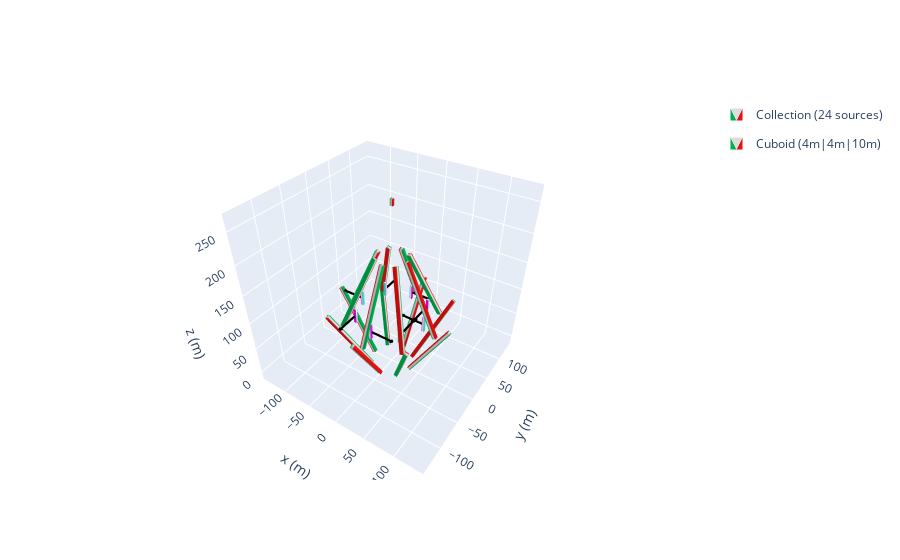

Notebook cell for this chart:
### Code cell
zeeman_prof = magpy.Collection()
j = 30
n = 8
a = 0# distance it circles aroundthe center 
c = 30 #angle of first bar
d =  24#angle of second bar
b = -190# distnace the two section of the array are apart from each other
k = -100 #the first and second magnent are apart
e = 40
l = -5
p= -20# distance the thrid and 4th magnet are apart from each other
m  = -42
mystyle = mstyle = dict(
    mode="color+arrow",
    color=dict(north="magenta", middle="white", south="turquoise"),
    arrow=dict(width=2, color="k")
)
angles = np.linspace(0, 360, n, endpoint=False)
for i in angles:
    cube1= magpy.magnet.Cuboid(
    dimension=(6,6,125),
    polarization=(-(1.080),0,0),
    position=(70+a+l,0,140+k))
    cube2 = magpy.magnet.Cuboid(dimension= (4,4,25),
    polarization=(-1.17,0,0),
    position=(60+a+l,0,50+e),style_magnetization = mystyle)
    cube3= magpy.magnet.Cuboid(
    dimension=(6,6,125),
    polarization=(1.08,0,0),
    position=(91.5+m,0,320+b))
    cube4 = magpy.magnet.Cuboid(dimension= (4,4,25),
    polarization=(1.17,0,0),
    position=(140+a+p+m,0,90),)
  

#     cube5 = magpy.magnet.Cuboid(dimension= (4,4,25),
#     polarization=(-1.17,0,0),
#     position=(90+a+p+m,0,190))

#     cube6 = magpy.magnet.Cuboid(dimension= (4,4,25),
#     polarization=(-1.17,0,0),
#     position=(80+a+p+m,0,200),
# )
   


    cube1.rotate_from_angax(i, 'z')
    cube1.rotate_from_angax(c, 'y',)
    cube1.rotate_from_angax(i, 'z', anchor=0)
 
 
    cube2.rotate_from_angax(i, 'z',anchor = 0)
    cube2.rotate_from_angax(i, 'z')
    cube3.rotate_from_angax(i, 'z', anchor=0)
    cube3.rotate_from_angax(-d, 'y')
    cube3.rotate_from_angax(i, 'z')
  
    #cube4.rotate_from_angax(i, 'z', anchor=0)
    #cube4.rotate_from_angax(-d, 'y')
    #cube4.rotate_from_angax(i, 'z')
    # cube5.rotate_from_angax(i, 'z', anchor=0)
    # cube5.rotate_from_angax(i, 'z')
    # cube6.rotate_from_angax(i, 'z', anchor=0)
    # cube6.rotate_from_angax(i, 'z')

    zeeman_prof.add(cube1)
    zeeman_prof.add(cube2)
    zeeman_prof.add(cube3)
    #zeeman_prof.add(cube4)
    # zeeman_prof.add(cube5)
    # zeeman_prof.add(cube6)
    j = j+1
magpy.show(zeeman_prof.rotate_from_angax(0,'x'),cubee4, backend='plotly',)

### Figure 1 — Plotly figure (JSON) as saved in the notebook; plotly's stock layout.template omitted (floating-point values rounded to 4 significant figures; data arrays with more than 128 entries replaced by an {"elided": "..."} marker saying what was removed)
{"data": [{"color": "#2e91e5", "colorscale": [[0, "#00b050"], [0.16, "#00b050"], [0.26, "#dddddd"], [0.74, "#dddddd"], [0.84, "#e71111"], [1, "#e71111"]], "i": {"elided": "192 int values"}, "intensity": [1, 1, 0, 0, 1, 1, 0, 0, 0, 0, 1, 1, 0, 0, 1, 1, 1, 1, 0, 0, 1, 1, 0, 0, 0, 0, 1, 1, 0, 0, 1, 1, 1, 1, 0, 0, 1, 1, 0, 0, 0, 0, 1, 1, 0, 0, 1, 1, 1, 1, 0, 0, 1, 1, 0, 0, 0, 0, 1, 1, 0, 0, 1, 1, 1, 1, 0, 0, 1, 1, 0, 0, 0, 0, 1, 1, 0, 0, 1, 1, 1, 1, 0, 0, 1, 1, 0, 0, 0, 0, 1, 1, 0, 0, 1, 1, 1, 1, 0, 0, 1, 1, 0, 0, 0, 0, 1, 1, 0, 0, 1, 1, 1, 1, 0, 0, 1, 1, 0, 0, 0, 0, 1, 1, 0, 0, 1, 1], "j": {"elided": "192 int values"}, "k": {"elided": "192 int values"}, "legendgroup": "Collection(id=2831066151584)", "name": "Collection (24 sources)", "opacity": 1, "showlegend": true, "showscale": false, "type": "mesh3d", "x": [31.15, 31.15, 36.35, 36.35, 93.65, 93.65, 98.85, 98.85, 72.18, 72.18, 77.66, 77.66, 21.34, 21.34, 26.82, 26.82, 26.86, 21.27, 20.86, 26.46, 71.06, 65.46, 65.06, 70.66, 55.98, 50.24, 49.98, 55.72, 20.03, 14.29, 14.03, 19.77, 3.0, 3.0, -3.0, -3.0, 3.0, 3.0, -3.0, -3.0, 3.0, 3.0, -3.0, -3.0, 3.0, 3.0, -3.0, -3.0, -26.46, -20.86, -21.27, -26.86, -70.66, -65.06, -65.46, -71.06, -55.72, -49.98, -50.24, -55.98, -19.77, -14.03, -14.29, -20.03, -36.35, -36.35, -31.15, -31.15, -98.85, -98.85, -93.65, -93.65, -77.66, -77.66, -72.18, -72.18, -26.82, -26.82, -21.34, -21.34, -20.86, -26.46, -26.86, -21.27, -65.06, -70.66, -71.06, -65.46, -49.98, -55.72, -55.98, -50.24, -14.03, -19.77, -20.03, -14.29, 3.0, 3.0, -3.0, -3.0, 3.0, 3.0, -3.0, -3.0, 3.0, 3.0, -3.0, -3.0, 3.0, 3.0, -3.0, -3.0, 21.27, 26.86, 26.46, 20.86, 65.46, 71.06, 70.66, 65.06, 50.24, 55.98, 55.72, 49.98, 14.29, 20.03, 19.77, 14.03], "y": [-3, 3, 3, -3, -3, 3, 3, -3, -3.0, 3.0, 3.0, -3.0, -3.0, 3.0, 3.0, -3.0, 20.86, 21.27, 26.86, 26.46, 65.06, 65.46, 71.06, 70.66, 49.98, 50.24, 55.98, 55.72, 14.03, 14.29, 20.03, 19.77, 36.35, 31.15, 31.15, 36.35, 98.85, 93.65, 93.65, 98.85, 77.66, 72.18, 72.18, 77.66, 26.82, 21.34, 21.34, 26.82, 26.46, 26.86, 21.27, 20.86, 70.66, 71.06, 65.46, 65.06, 55.72, 55.98, 50.24, 49.98, 19.77, 20.03, 14.29, 14.03, -3.0, 3.0, 3.0, -3.0, -3.0, 3.0, 3.0, -3.0, -3.0, 3.0, 3.0, -3.0, -3.0, 3.0, 3.0, -3.0, -26.86, -26.46, -20.86, -21.27, -71.06, -70.66, -65.06, -65.46, -55.98, -55.72, -49.98, -50.24, -20.03, -19.77, -14.03, -14.29, -31.15, -36.35, -36.35, -31.15, -93.65, -98.85, -98.85, -93.65, -72.18, -77.66, -77.66, -72.18, -21.34, -26.82, -26.82, -21.34, -21.27, -20.86, -26.46, -26.86, -65.46, -65.06, -70.66, -71.06, -50.24, -49.98, -55.72, -55.98, -14.29, -14.03, -19.77, -20.03], "z": [-12.63, -12.63, -15.63, -15.63, 95.63, 95.63, 92.63, 92.63, 71.68, 71.68, 74.12, 74.12, 185.9, 185.9, 188.3, 188.3, -14.13, -12.01, -14.13, -16.25, 94.13, 96.25, 94.13, 92.01, 72.9, 71.18, 72.9, 74.63, 187.1, 185.4, 187.1, 188.8, -15.63, -12.63, -12.63, -15.63, 92.63, 95.63, 95.63, 92.63, 74.12, 71.68, 71.68, 74.12, 188.3, 185.9, 185.9, 188.3, -16.25, -14.13, -12.01, -14.13, 92.01, 94.13, 96.25, 94.13, 74.63, 72.9, 71.18, 72.9, 188.8, 187.1, 185.4, 187.1, -15.63, -15.63, -12.63, -12.63, 92.63, 92.63, 95.63, 95.63, 74.12, 74.12, 71.68, 71.68, 188.3, 188.3, 185.9, 185.9, -14.13, -16.25, -14.13, -12.01, 94.13, 92.01, 94.13, 96.25, 72.9, 74.63, 72.9, 71.18, 187.1, 188.8, 187.1, 185.4, -12.63, -15.63, -15.63, -12.63, 95.63, 92.63, 92.63, 95.63, 71.68, 74.12, 74.12, 71.68, 185.9, 188.3, 188.3, 185.9, -12.01, -14.13, -16.25, -14.13, 96.25, 94.13, 92.01, 94.13, 71.18, 72.9, 74.63, 72.9, 185.4, 187.1, 188.8, 187.1]}, {"color": "#2e91e5", "colorscale": [[0, "turquoise"], [0.16, "turquoise"], [0.26, "white"], [0.74, "white"], [0.84, "magenta"], [1, "magenta"]], "i": [7, 0, 0, 0, 4, 4, 2, 6, 4, 0, 3, 7, 15, 8, 8, 8, 12, 12, 10, 14, 12, 8, 11, 15, 23, 16, 16, 16, 20, 20, 18, 22, 20, 16, 19, 23, 31, 24, 24, 24, 28, 28, 26, 30, 28, 24, 27, 31, 39, 32, 32, 32, 36, 36, 34, 38, 36, 32, 35, 39, 47, 40, 40, 40, 44, 44, 42, 46, 44, 40, 43, 47, 55, 48, 48, 48, 52, 52, 50, 54, 52, 48, 51, 55, 63, 56, 56, 56, 60, 60, 58, 62, 60, 56, 59, 63], "intensity": [1, 1, 0, 0, 1, 1, 0, 0, 1, 1, 0, 0, 1, 1, 0, 0, 1, 1, 0, 0, 1, 1, 0, 0, 1, 1, 0, 0, 1, 1, 0, 0, 1, 1, 0, 0, 1, 1, 0, 0, 1, 1, 0, 0, 1, 1, 0, 0, 1, 1, 0, 0, 1, 1, 0, 0, 1, 1, 0, 0, 1, 1, 0, 0], "j": [0, 7, 1, 2, 6, 7, 1, 2, 5, 5, 2, 2, 8, 15, 9, 10, 14, 15, 9, 10, 13, 13, 10, 10, 16, 23, 17, 18, 22, 23, 17, 18, 21, 21, 18, 18, 24, 31, 25, 26, 30, 31, 25, 26, 29, 29, 26, 26, 32, 39, 33, 34, 38, 39, 33, 34, 37, 37, 34, 34, 40, 47, 41, 42, 46, 47, 41, 42, 45, 45, 42, 42, 48, 55, 49, 50, 54, 55, 49, 50, 53, 53, 50, 50, 56, 63, 57, 58, 62, 63, 57, 58, 61, 61, 58, 58], "k": [3, 4, 2, 3, 5, 6, 5, 5, 0, 1, 7, 6, 11, 12, 10, 11, 13, 14, 13, 13, 8, 9, 15, 14, 19, 20, 18, 19, 21, 22, 21, 21, 16, 17, 23, 22, 27, 28, 26, 27, 29, 30, 29, 29, 24, 25, 31, 30, 35, 36, 34, 35, 37, 38, 37, 37, 32, 33, 39, 38, 43, 44, 42, 43, 45, 46, 45, 45, 40, 41, 47, 46, 51, 52, 50, 51, 53, 54, 53, 53, 48, 49, 55, 54, 59, 60, 58, 59, 61, 62, 61, 61, 56, 57, 63, 62], "legendgroup": "Collection(id=2831066151584)", "name": "Collection (24 sources)", "opacity": 1, "showlegend": false, "showscale": false, "type": "mesh3d", "x": [53, 53, 57, 57, 53, 53, 57, 57, 40.89, 36.89, 36.89, 40.89, 40.89, 36.89, 36.89, 40.89, 2.0, 2.0, -2.0, -2.0, 2.0, 2.0, -2.0, -2.0, -40.89, -36.89, -36.89, -40.89, -40.89, -36.89, -36.89, -40.89, -57, -57, -53, -53, -57, -57, -53, -53, -36.89, -40.89, -40.89, -36.89, -36.89, -40.89, -40.89, -36.89, 2.0, 2.0, -2.0, -2.0, 2.0, 2.0, -2.0, -2.0, 36.89, 40.89, 40.89, 36.89, 36.89, 40.89, 40.89, 36.89], "y": [-2, 2, 2, -2, -2, 2, 2, -2, 36.89, 36.89, 40.89, 40.89, 36.89, 36.89, 40.89, 40.89, 57, 53, 53, 57, 57, 53, 53, 57, 40.89, 40.89, 36.89, 36.89, 40.89, 40.89, 36.89, 36.89, -2.0, 2.0, 2.0, -2.0, -2.0, 2.0, 2.0, -2.0, -40.89, -40.89, -36.89, -36.89, -40.89, -40.89, -36.89, -36.89, -53, -57, -57, -53, -53, -57, -57, -53, -36.89, -36.89, -40.89, -40.89, -36.89, -36.89, -40.89, -40.89], "z": [77.5, 77.5, 77.5, 77.5, 102.5, 102.5, 102.5, 102.5, 77.5, 77.5, 77.5, 77.5, 102.5, 102.5, 102.5, 102.5, 77.5, 77.5, 77.5, 77.5, 102.5, 102.5, 102.5, 102.5, 77.5, 77.5, 77.5, 77.5, 102.5, 102.5, 102.5, 102.5, 77.5, 77.5, 77.5, 77.5, 102.5, 102.5, 102.5, 102.5, 77.5, 77.5, 77.5, 77.5, 102.5, 102.5, 102.5, 102.5, 77.5, 77.5, 77.5, 77.5, 102.5, 102.5, 102.5, 102.5, 77.5, 77.5, 77.5, 77.5, 102.5, 102.5, 102.5, 102.5]}, {"legendgroup": "Collection(id=2831066151584)", "line": {"color": "black", "dash": "solid", "width": 4.4}, "mode": "lines", "name": "Collection (24 sources)", "opacity": 1, "showlegend": false, "type": "scatter3d", "x": [null, 55, 17.5, 21.25, 17.5, 21.25, 17.5, 17.5, null, 38.89, 38.89, 41.14, 38.89, 36.64, 38.89, 38.89, null, 1.221e-14, 37.5, 33.75, 37.5, 33.75, 37.5, 37.5, null, -38.89, -38.89, -41.14, -38.89, -36.64, -38.89, -38.89, null, -55, -92.5, -88.75, -92.5, -88.75, -92.5, -92.5, null, -38.89, -38.89, -36.64, -38.89, -41.14, -38.89, -38.89, null, -1.221e-14, 37.5, 33.75, 37.5, 33.75, 37.5, 37.5, null, 38.89, 38.89, 36.64, 38.89, 41.14, 38.89, 38.89], "y": [null, 0, 8.327e-15, -2.25, 8.327e-15, 2.25, 8.327e-15, 8.327e-15, null, 38.89, 1.391, 5.141, 1.391, 5.141, 1.391, 1.391, null, 55, 55.0, 57.25, 55.0, 52.75, 55.0, 55.0, null, 38.89, 76.39, 72.64, 76.39, 72.64, 76.39, 76.39, null, 6.735e-15, 2.425e-14, -2.25, 2.425e-14, 2.25, 2.425e-14, 2.425e-14, null, -38.89, -76.39, -72.64, -76.39, -72.64, -76.39, -76.39, null, -55, -55.0, -52.75, -55.0, -57.25, -55.0, -55.0, null, -38.89, -1.391, -5.141, -1.391, -5.141, -1.391, -1.391], "z": [null, 90, 90, 90, 90, 90, 90, 90, null, 90, 90, 90, 90, 90, 90, 90, null, 90, 90, 90, 90, 90, 90, 90, null, 90, 90, 90, 90, 90, 90, 90, null, 90, 90, 90, 90, 90, 90, 90, null, 90, 90, 90, 90, 90, 90, 90, null, 90, 90, 90, 90, 90, 90, 90, null, 90, 90, 90, 90, 90, 90, 90]}, {"color": "#e15f99", "colorscale": [[0, "#00b050"], [0.16, "#00b050"], [0.26, "#dddddd"], [0.74, "#dddddd"], [0.84, "#e71111"], [1, "#e71111"]], "i": [7, 0, 0, 0, 4, 4, 2, 6, 4, 0, 3, 7], "intensity": [0, 0, 1, 1, 0, 0, 1, 1], "j": [0, 7, 1, 2, 6, 7, 1, 2, 5, 5, 2, 2], "k": [3, 4, 2, 3, 5, 6, 5, 5, 0, 1, 7, 6], "legendgroup": "Cuboid(id=2831058979008)", "name": "Cuboid (4m|4m|10m)", "opacity": 1, "showlegend": true, "showscale": false, "type": "mesh3d", "x": [-2, -2, 2, 2, -2, -2, 2, 2], "y": [-2, 2, 2, -2, -2, 2, 2, -2], "z": [265, 265, 265, 265, 275, 275, 275, 275]}], "layout": {"legend": {"itemsizing": "constant"}, "scene": {"aspectmode": "manual", "aspectratio": {"x": 1, "y": 1, "z": 1}, "camera": {"eye": {"x": 1, "y": -1.5, "z": 1.4}}, "xaxis": {"autorange": false, "range": [-145.6, 145.6], "title": {"text": "x (m)"}}, "yaxis": {"autorange": false, "range": [-145.6, 145.6], "title": {"text": "y (m)"}}, "zaxis": {"autorange": false, "range": [-16.25, 275], "title": {"text": "z (m)"}}}}}
